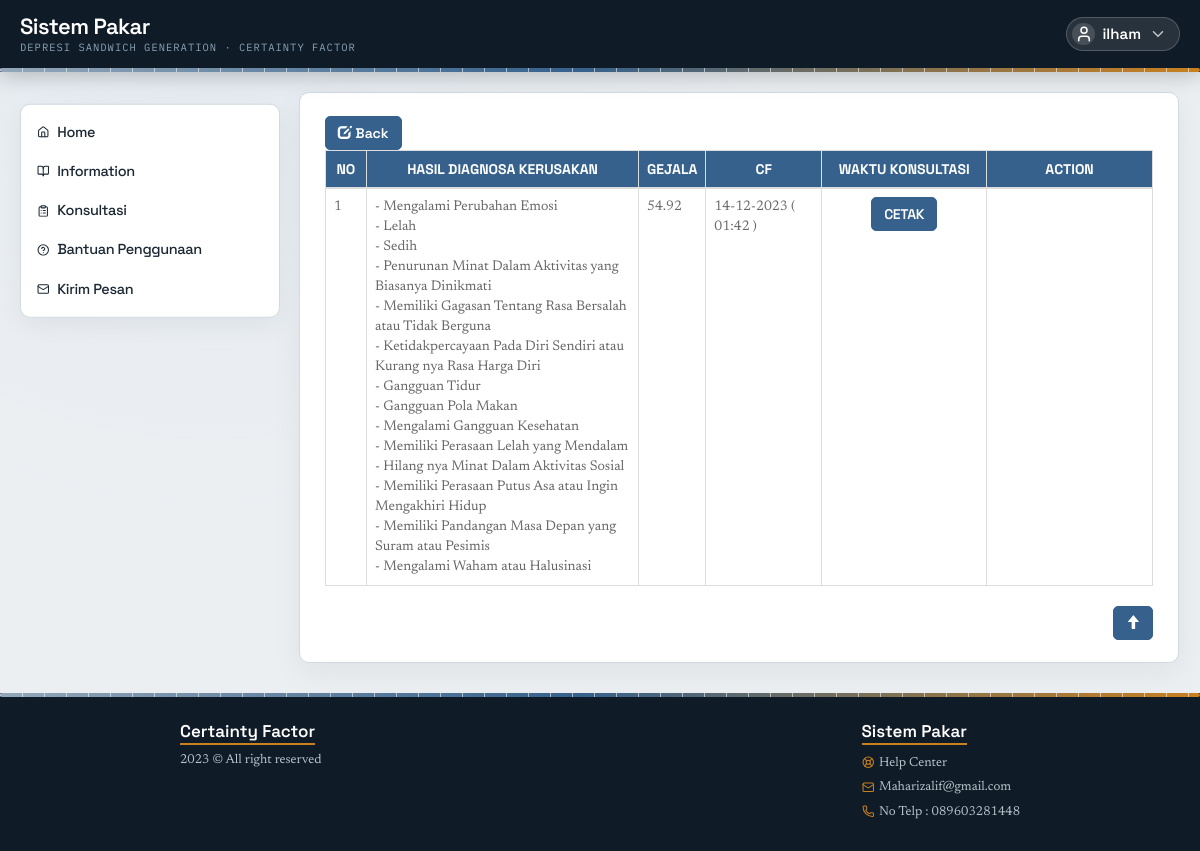
The app's page /?r=hasilkonsul (signed in), older data.
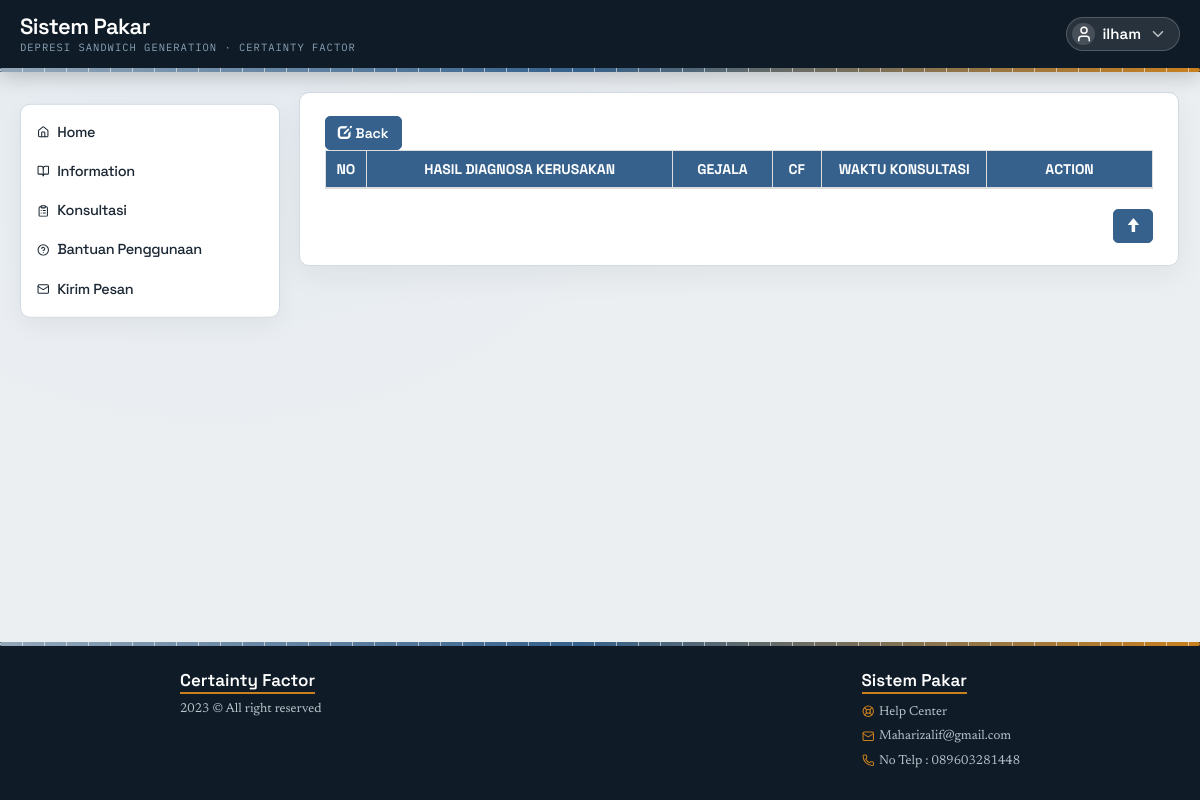
The same page, newer data.
### tables this page shows
CREATE TABLE `member` (
  `id_member` int(11) NOT NULL AUTO_INCREMENT,
  `nama` varchar(15) NOT NULL,
  `jk` varchar(6) NOT NULL,
  `alamat` text NOT NULL,
  `tgl_lahir` date NOT NULL DEFAULT '0000-00-00',
  `username` varchar(15) NOT NULL,
  `password` varchar(20) NOT NULL,
  PRIMARY KEY (`id_member`)
);

CREATE TABLE `hasil_konsultasi` (
  `id_hasilkonsultasi` int(11) NOT NULL AUTO_INCREMENT,
  `no_konsul` int(11) NOT NULL,
  `id_member` int(11) NOT NULL,
  `kd_penyakit` varchar(5) NOT NULL,
  `cf1` double NOT NULL,
  `cf2` double NOT NULL,
  `cf3` double NOT NULL,
  `cf4` double NOT NULL,
  `max` double NOT NULL,
  `waktu` datetime NOT NULL,
  PRIMARY KEY (`id_hasilkonsultasi`)
);

### modules/menuplus/hasilkonsul.php (the view, shortened to what this page needs)
<?php
$mysqli = new mysqli(getenv("DB_HOST") ?: "localhost", "root", "", "cf_depresi");
$sqlm = $mysqli->query("select * from member where username='$_SESSION[usermbr]'");
$rm = $sqlm->fetch_assoc();
$sqlh = $mysqli->query("select * from hasil_konsultasi where id_member='$rm[id_member]' order by no_konsul desc");
?>
<div>
    <a href='?r=hasilkonsultasi' class='btn btn-success'><span class='glyphicon glyphicon-edit'></span> Back</a>
</div>
<div class="table-responsive">
    <table class="table table-hover table-sm table-bordered">
        <thead id="thpo">
            <tr id='thpo'>
                <th width='5%' class="text-center">NO</th>
                <th class="text-center">HASIL DIAGNOSA KERUSAKAN</th>
                <th class="text-center">GEJALA</th>
                <th class="text-center">CF</th>
                <th width='20%' class="text-center">WAKTU KONSULTASI</th>
                <th width='20%' class="text-center">ACTION</th>
            </tr>
        </thead>
        <tbody class="">
            <?php
            $no = 1;
            while ($rh = $sqlh->fetch_assoc()) {
                $tgl = substr($rh["waktu"], 8, 2);
                $bln = substr($rh["waktu"], 5, 2);
                $thn = substr($rh["waktu"], 0, 4);
                $jam = substr($rh["waktu"], 11, 5);
                $cekmax = $rh['max'];
                if ($cekmax > 0) {
                    $sqlhg = $mysqli->query("select * from hasil_konsultasi,konsultasi where hasil_konsultasi.no_konsul=konsultasi.no_konsul
      and hasil_konsultasi.no_konsul='$rh[no_konsul]'
      and konsultasi.no_konsul='$rh[no_konsul]'");
                    $gejala = array();
                    while ($rhg = $sqlhg->fetch_assoc()) {
                        $namagejala = $mysqli->query("select * from gejala where kd_gejala='$rhg[kd_gejala]'");
                        $rng = $namagejala->fetch_assoc();
                        $gejala[] = $rng['nama_gejala'];
                    }
                    echo "<tr>
    <td >$no</td>
    <td>- " . implode('<br>- ', $gejala) . "</td>
    <td>$rh[max]</td>
    <td>$tgl-$bln-$thn    ( $jam )</td>
    <td align='center'><a href='cetak.php?&no_konsul=$rh[no_konsul]' target='_blank'><button type='button' id='' class='btn btn-info'> CETAK</button></a>
    </td>
  </tr>";
                    $no++;
                }
            }
            ?>
        </tbody>
    </table>
</div>
<p align="right"> <button class="btn btn-success" value="Scroll Top" id="tombolScrollTop" onclick="scrolltotop()"><span class='glyphicon glyphicon-arrow-up'></span></button>
</p>

### index.php (shortened to what this page needs)
<!DOCTYPE html>
<html xmlns="http://www.w3.org/1999/xhtml">
<head>
    <link rel="stylesheet" href="css/bootstrap.min.css" />
    <link rel="stylesheet" type="text/css" href="style.css" />
    <link rel="stylesheet" type="text/css" href="css/tailwind.css" />
</head>
<body>
<div class="min-h-screen grid grid-rows-[auto_1fr_auto] bg-[radial-gradient(circle_at_18%_-12%,#e2eaf0_0%,theme(colors.paper)_46%)] text-ink">
    <?php include "header.php"; ?>
    <div class="grid grid-cols-1 md:grid-cols-[260px_1fr] gap-7 max-w-[1280px] w-full mx-auto p-5 md:p-8 md:pb-12 items-start box-border">
        <?php include "menu.php"; ?>
    </div>
    <footer class="bg-deep">
        <div class="cf-scale cf-scale--thin"></div>
        <div class="max-w-[880px] mx-auto px-8 py-10 flex justify-between flex-wrap gap-10 box-border">
            <?php include "footer.php"; ?>
        </div>
    </footer>
</div>
</body>
</html>

### header.php (shortened to what this page needs)
<header class="sticky top-0 z-[200] bg-deep shadow-[0_4px_20px_rgba(0,0,0,0.22)]">
    <div class="max-w-[1280px] mx-auto px-8 py-5 flex items-center justify-between gap-5 flex-wrap box-border">
        <a href="?r=home" class="flex flex-col no-underline">
            <span class="font-display text-[22px] font-semibold text-white leading-tight tracking-tight">Sistem Pakar</span>
            <span class="font-mono text-[10.5px] text-[#8ba3b5] tracking-[1px] uppercase">Depresi Sandwich Generation &middot; Certainty Factor</span>
        </a>
        <?php
        include "koneksi.php";
        if (!empty($_SESSION["usermbr"]) && !empty($_SESSION["passmbr"])) {
            $sqlm = mysqli_query($con, "SELECT * FROM member WHERE username='$_SESSION[usermbr]'");
            $rm = mysqli_fetch_array($sqlm);
            $sqlc = mysqli_query($con, "SELECT * FROM balas_pesan WHERE id_member='$rm[id_member]' AND status='notyet'");
            $rc = mysqli_num_rows($sqlc);
            echo "<div class='dropdown relative p-0'>
                <a id='a-memberkananatas' href='#' class='dropdown-toggle flex items-center gap-3 text-white font-display font-semibold text-[15px] pl-2 pr-5 py-2 rounded-full bg-white/10 border border-white/20 hover:bg-white/20' data-toggle='dropdown'>
                    <span class='w-9 h-9 rounded-full bg-white/15 flex items-center justify-center shrink-0'><i data-lucide='user' class='w-[18px] h-[18px]'></i></span>
                    $rm[nama]
                    <i data-lucide='chevron-down' class='w-[18px] h-[18px] opacity-70'></i>
                </a>
                            <span class='font-display font-semibold text-[14px] text-ink leading-tight truncate'>$rm[nama]</span>
                        " . ($rc > 0 ? " $rc" : "") . "
            </div>";
        }
        ?>
    </div>
    <div class="cf-scale cf-scale--thin"></div>
</header>

### menu.php (shortened to what this page needs)
<?php
if (!empty($_SESSION["usermbr"]) && !empty($_SESSION["passmbr"])) {
    include "menumember.php";
} else {
    include "menuutama.php";
}
?>

### menumember.php (shortened to what this page needs)
<div class="static md:sticky md:top-[104px]">
    <ul class="nav nav-stacked nav-pills" id="navpo">
        <li class="nav-item <?php echo (empty($_GET['r']) || $_GET['r'] == 'homemember') ? 'active' : '' ?>">
            <a class="nav-link" href="?r=homemember"><i data-lucide="home" class="w-5 h-5"></i> Home</a>
        </li>
        <li class="nav-item <?php echo ($_GET['r'] ?? '') == 'gejala' ? 'active' : '' ?>">
            <a class="nav-link" href="?r=gejala"><i data-lucide="book-open" class="w-5 h-5"></i> Information</a>
        </li>
        <li class="nav-item <?php echo ($_GET['r'] ?? '') == 'konsultasi' ? 'active' : '' ?>">
            <a class="nav-link" href="?r=konsultasi"><i data-lucide="clipboard-list" class="w-5 h-5"></i> Konsultasi</a>
        </li>
        <li class="nav-item <?php echo ($_GET['r'] ?? '') == 'bantuan' ? 'active' : '' ?>">
            <a class="nav-link" href="?r=bantuan"><i data-lucide="circle-help" class="w-5 h-5"></i> Bantuan Penggunaan</a>
        </li>
        <li class="nav-item <?php echo ($_GET['r'] ?? '') == 'kirimpesan' ? 'active' : '' ?>">
            <a class="nav-link" href="?r=kirimpesan"><i data-lucide="mail" class="w-5 h-5"></i> Kirim Pesan</a>
        </li>
    </ul>
</div>
<div class="min-w-0">
  <div id="isiadmin">
    <?php
    if (isset($_GET["r"])) {
        $r = $_GET["r"];
        switch ($r) {
            case "hasilkonsul":
                include "modules/menuplus/hasilkonsul.php";
                break;
        }
    } else {
        include "modules/member/homemember.php";
    }
    ?>
  </div>
</div>

### footer.php
<div>
    <h4 class="text-white font-display text-[17px] font-semibold m-0 mb-2 inline-block pb-1 border-b-2 border-ember">Certainty Factor</h4>
    <a href="#" class="text-[#b9c4cc] text-[13px] flex items-center gap-2 hover:text-harbor-tint">2023 &copy; All right reserved</a>
</div>
<div>
    <h4 class="text-white font-display text-[17px] font-semibold m-0 mb-3 inline-block pb-1 border-b-2 border-ember">Sistem Pakar</h4>
    <a href="#" class="text-[#b9c4cc] text-[13px] flex items-center gap-2 mb-2 hover:text-harbor-tint"><i data-lucide="life-buoy" class="w-5 h-5 text-ember"></i> Help Center</a>
    <a href="mailto:Maharizalif@gmail.com" class="text-[#b9c4cc] text-[13px] flex items-center gap-2 mb-2 hover:text-harbor-tint"><i data-lucide="mail" class="w-5 h-5 text-ember"></i> Maharizalif@gmail.com</a>
    <a href="tel:+6289603281448" class="text-[#b9c4cc] text-[13px] flex items-center gap-2 mb-2 hover:text-harbor-tint"><i data-lucide="phone" class="w-5 h-5 text-ember"></i> No Telp : 089603281448</a>
</div>

### style.css (style rules this page uses)
.dropdown { padding:4px 15px;float:right; }
a { text-decoration: none; }
td { color:#666666; }

Row changes from the older to the newer data that the page shows:
removed hasil_konsultasi: gejala "Mengalami Perubahan Emosi - Lelah - Sedih - Penurunan Minat Dalam Aktivitas yang Biasanya Dinikmati - Memiliki Gagasan Tentang Rasa Bersalah atau Tidak Berguna - Ketidakpercayaan Pada Diri Sendiri atau Kurang nya Rasa Harga Diri - Gangguan Tidur - Gangguan Pola Makan - Mengalami Gangguan Kesehatan - Memiliki Perasaan Lelah yang Mendalam - Hilang nya Minat Dalam Aktivitas Sosial - Memiliki Perasaan Putus Asa atau Ingin Mengakhiri Hidup - Memiliki Pandangan Masa Depan yang Suram atau Pesimis - Mengalami Waham atau Halusinasi", max "54.92", waktu "14", waktu "12", waktu "2023", waktu "01:42"
